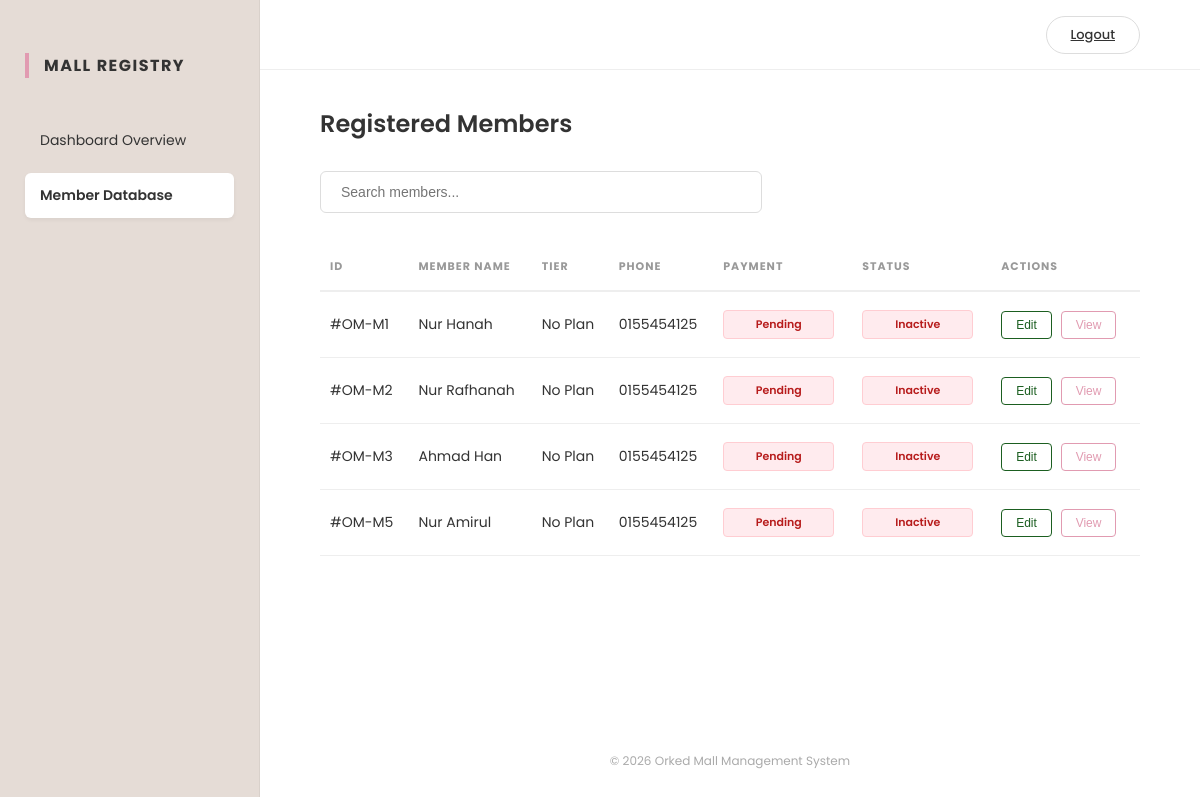
Before: /registered_member.php with the older database file.
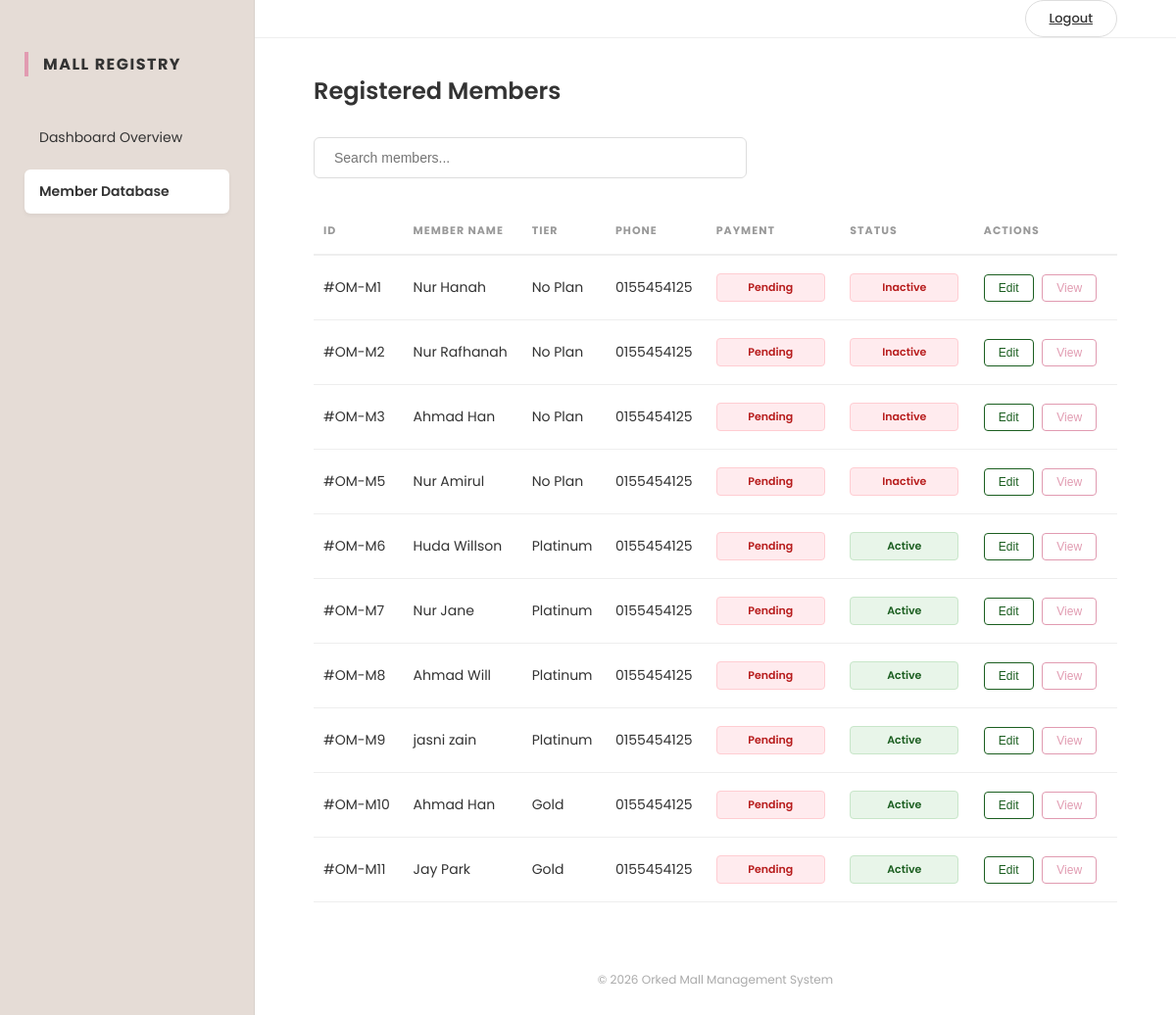
After: the same page with the newer database file.
### tables this page shows
CREATE TABLE `member` (
  `memberID` int(11) NOT NULL,
  `email` varchar(100) NOT NULL,
  `firstName` varchar(50) NOT NULL,
  `lastName` varchar(50) NOT NULL,
  `password` varchar(255) NOT NULL,
  `phoneNum` varchar(20) DEFAULT NULL,
  `street` varchar(100) DEFAULT NULL,
  `city` varchar(50) DEFAULT NULL,
  `postcode` varchar(5) DEFAULT NULL,
  `state` varchar(50) DEFAULT NULL
);

### registered_member.php (the view, shortened to what this page needs)
<?php
include 'db.php';
$search = isset($_GET['search']) ? $conn->real_escape_string($_GET['search']) : '';
$sql = "SELECT m.memberID, m.firstName, m.lastName, m.phoneNum,
               IFNULL(mt.mTypeName, 'No Plan') AS tier,
               IFNULL(p.paymentStatus, 'Pending') AS payStatus,
               ms.endDate
        FROM member m
        LEFT JOIN membership ms ON m.memberID = ms.memberID
        LEFT JOIN membership_type mt ON ms.mTypeID = mt.mTypeID
        LEFT JOIN payment p ON ms.membershipID = p.membershipID";
$sql .= " GROUP BY m.memberID ORDER BY m.memberID ASC";
$result = $conn->query($sql);
?>
<!DOCTYPE html>
<html lang="en">
<head>
    <link rel="stylesheet" href="css/admin.css">
</head>
<body>
<div class="sidebar">
    <h2>Mall Registry</h2>
    <a href="adminDashboard.php" class="nav-link">Dashboard Overview</a>
    <a href="registered_member.php" class="nav-link active">Member Database</a>
</div>
<div class="content-wrapper">
    <div class="top-bar">
        <a href="logout.php" class="logout-btn-top">Logout</a>
    </div>
    <div class="main">
        <h1>Registered Members</h1>
        <div class="search-bar">
            <form method="GET">
                <input type="text" name="search" placeholder="Search members..." value="<?= htmlspecialchars($search) ?>">
            </form>
        </div>
        <table id="membersTable">
            <thead>
            <tr>
                <th onclick="sortTable(0, this)">ID</th>
                <th onclick="sortTable(1, this)">Member Name</th>
                <th onclick="sortTable(2, this)">Tier</th>
                <th onclick="sortTable(3, this)">Phone</th>
                <th onclick="sortTable(4, this)">Payment</th>
                <th onclick="sortTable(5, this)">Status</th>
                <th>Actions</th>
            </tr>
            </thead>
            <tbody>
            <?php if ($result && $result->num_rows > 0): ?>
                <?php while ($row = $result->fetch_assoc()):
                    $isActive = (!empty($row['endDate']) && $row['endDate'] >= date('Y-m-d'));
                    $statusClass = $isActive ? 'status-active' : 'status-inactive';
                    $payClass = strtolower($row['payStatus']) === 'completed' ? 'status-paid' : 'status-pending';
                ?>
                <tr>
                    <td>#OM-M<?= $row['memberID'] ?></td>
                    <td><?= htmlspecialchars($row['firstName'].' '.$row['lastName']) ?></td>
                    <td><?= htmlspecialchars($row['tier']) ?></td>
                    <td><?= htmlspecialchars($row['phoneNum'] ?? 'N/A') ?></td>
                    <td><span class="status-badge <?= $payClass ?>"><?= $row['payStatus'] ?></span></td>
                    <td><span class="status-badge <?= $statusClass ?>"><?= $isActive ? 'Active' : 'Inactive' ?></span></td>
                    <td class="action-buttons">
                        <button class="edit-btn" onclick="openModal('edit', <?= $row['memberID'] ?>)">Edit</button>
                        <button class="view-btn" onclick="openModal('view', <?= $row['memberID'] ?>)">View</button>
                    </td>
                </tr>
                <?php endwhile; ?>
            <?php else: ?>
                <tr><td colspan="7" style="text-align:center">No members found</td></tr>
            <?php endif; ?>
            </tbody>
        </table>
    </div>
    <div class="footer">&copy; 2026 Orked Mall Management System</div>
</div>
</body>
</html>

### css/admin.css (style rules this page uses)
:root { --sidebar-color: #e5dcd6; --accent-rose: #e19bb1; --success-green: #1b5e20; --error-red: #b71c1c; --text-main: #333333; --border-light: #eeeeee; }
body { font-family: 'Poppins', sans-serif; background-color: #ffffff; color: var(--text-main); margin: 0; display: flex; height: 100vh; overflow: hidden; }
.sidebar { width: 260px; min-width: 260px; background-color: var(--sidebar-color); padding: 40px 25px; display: flex; flex-direction: column; border-right: 1px solid rgba(0,0,0,0.05); height: 100vh; box-sizing: border-box; }
.sidebar h2 { font-size: 16px; letter-spacing: 1.5px; text-transform: uppercase; margin-bottom: 40px; color: var(--text-main); border-left: 4px solid var(--accent-rose); padding-left: 15px; }
.nav-link { margin-bottom: 10px; font-weight: 400; font-size: 14px; cursor: pointer; padding: 12px 15px; border-radius: 6px; transition: all 0.2s ease; color: var(--text-main); text-decoration: none; }
.nav-link.active { background-color: #ffffff; font-weight: 600; box-shadow: 0 2px 4px rgba(0,0,0,0.05); }
.content-wrapper { flex: 1; display: flex; flex-direction: column; height: 100vh; overflow-y: auto; }
.top-bar { width: 100%; height: 70px; display: flex; justify-content: flex-end; align-items: center; padding: 0 60px; box-sizing: border-box; background-color: #ffffff; border-bottom: 1px solid var(--border-light); }
.logout-btn-top { background: transparent; color: var(--text-main); border: 1px solid #ddd; padding: 8px 24px; border-radius: 25px; font-size: 13px; font-weight: 500; cursor: pointer; transition: all 0.3s ease; }
.main { padding: 20px 60px 40px 60px; }
.main h1 { font-size: 24px; font-weight: 600; margin-bottom: 30px; }
.search-bar { margin-bottom: 30px; }
.search-bar input { width: 100%; max-width: 400px; padding: 12px 20px; border: 1px solid #ddd; border-radius: 6px; font-size: 14px; outline: none; }
table { width: 100%; border-collapse: collapse; min-width: 800px; }
th { text-align: left; font-size: 11px; text-transform: uppercase; letter-spacing: 1px; color: #999; padding: 15px 10px; border-bottom: 2px solid var(--border-light); cursor: pointer; }
td { padding: 18px 10px; font-size: 14px; border-bottom: 1px solid var(--border-light); }
.status-badge { font-weight: 600; font-size: 11px; padding: 5px 12px; border-radius: 4px; display: inline-block; min-width: 85px; text-align: center; }
.status-paid, .status-active { background-color: #e8f5e9; color: var(--success-green); border: 1px solid #c8e6c9; }
.status-pending, .status-inactive { background-color: #ffebee; color: var(--error-red); border: 1px solid #ffcdd2; }
.action-buttons button { background: none; padding: 6px 14px; border-radius: 4px; cursor: pointer; font-size: 12px; margin-right: 5px; }
.edit-btn { border: 1px solid var(--success-green); color: var(--success-green); }
.view-btn { border: 1px solid var(--accent-rose); color: var(--accent-rose); }
.footer { color: #aaaaaa; text-align: center; padding: 30px; font-size: 12px; margin-top: auto; }

Changed rows visible on the page:
added member: memberID "6", firstName+lastName "Huda Willson", tier "Platinum", phoneNum "0155454125", payStatus "Pending", shows "Active"
added member: memberID "7", firstName+lastName "Nur Jane", tier "Platinum", phoneNum "0155454125", payStatus "Pending", shows "Active"
added member: memberID "8", firstName+lastName "Ahmad Will", tier "Platinum", phoneNum "0155454125", payStatus "Pending", shows "Active"
added member: memberID "9", firstName+lastName "jasni zain", tier "Platinum", phoneNum "0155454125", payStatus "Pending", shows "Active"
added member: memberID "10", firstName+lastName "Ahmad Han", tier "Gold", phoneNum "0155454125", payStatus "Pending", shows "Active"
added member: memberID "11", firstName+lastName "Jay Park", tier "Gold", phoneNum "0155454125", payStatus "Pending", shows "Active"
